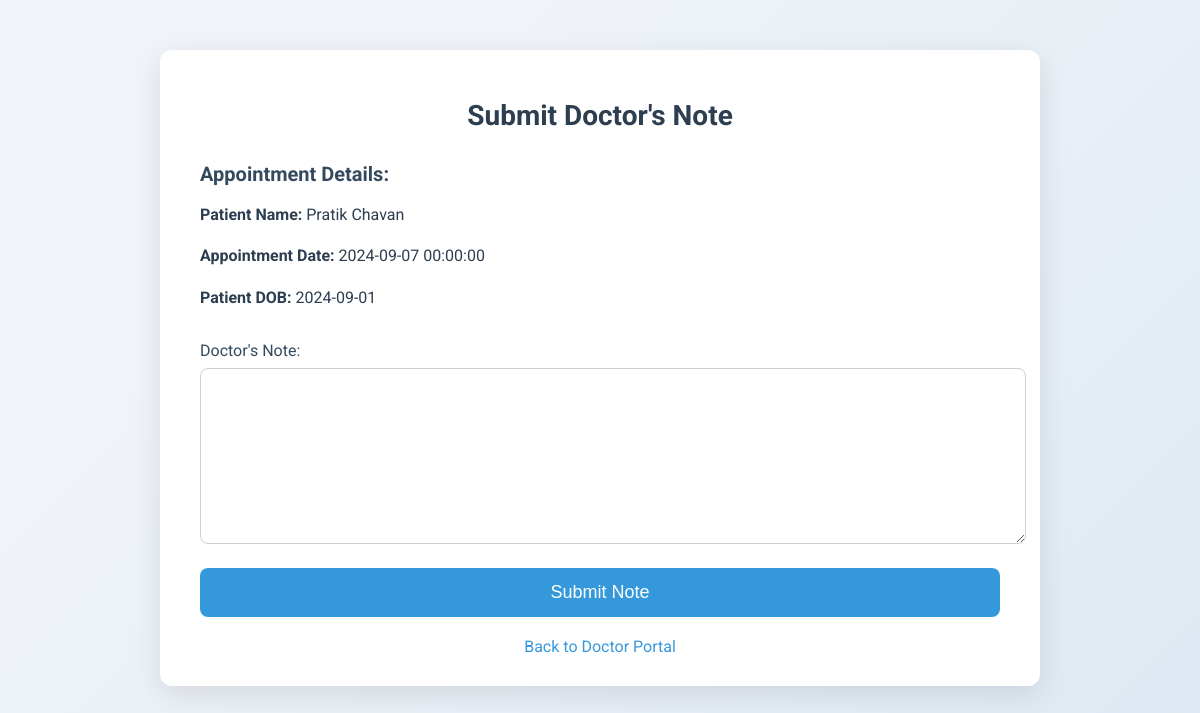
Page /submit_doctor_note.php?appointment_id=1 (signed in) on the committed database.
### tables this page shows
CREATE TABLE `appointments` (
  `id` int NOT NULL,
  `patient_id` int NOT NULL,
  `doctor_id` int NOT NULL,
  `appointment_date` datetime NOT NULL,
  `status` varchar(50) NOT NULL DEFAULT 'Pending',
  `created_at` timestamp NULL DEFAULT CURRENT_TIMESTAMP,
  `department` varchar(100) DEFAULT NULL,
  `doctor_note` text,
  `doctor_note_submitted` tinyint(1) DEFAULT '0',
  `prescription_submitted` tinyint(1) DEFAULT '0'
);

CREATE TABLE `patients` (
  `id` int NOT NULL,
  `user_id` int NOT NULL,
  `full_name` varchar(100) NOT NULL,
  `date_of_birth` date DEFAULT NULL,
  `created_at` timestamp NULL DEFAULT CURRENT_TIMESTAMP,
  `medical_history` text,
  `prescription` varchar(255) DEFAULT NULL,
  `phone` varchar(20) DEFAULT NULL,
  `city` varchar(20) DEFAULT NULL
);

### submit_doctor_note.php (the view, shortened to what this page needs)
<?php
include 'config.php';
$appointment_id = $_GET['appointment_id'] ?? null;
$stmt = $pdo->prepare("
    SELECT a.*, p.full_name AS patient_name, p.date_of_birth
    FROM appointments a
    JOIN patients p ON a.patient_id = p.id
    WHERE a.id = ? AND a.doctor_id = ?
");
$stmt->execute([$appointment_id, $_SESSION['user_id']]);
$appointment = $stmt->fetch();
?>
<!DOCTYPE html>
<html lang="en">
<head>
</head>
<body>
    <div class="container">
        <h1>Submit Doctor's Note</h1>
        <div class="appointment-details">
            <h3>Appointment Details:</h3>
            <p><strong>Patient Name:</strong> <?php echo htmlspecialchars($appointment['patient_name']); ?></p>
            <p><strong>Appointment Date:</strong> <?php echo htmlspecialchars($appointment['appointment_date']); ?></p>
            <p><strong>Patient DOB:</strong> <?php echo htmlspecialchars($appointment['date_of_birth']); ?></p>
        </div>
        <form method="POST" action="submit_doctor_note.php?appointment_id=<?php echo htmlspecialchars($appointment_id); ?>">
            <label for="doctor_note">Doctor's Note:</label>
            <textarea name="doctor_note" id="doctor_note" required></textarea>
            <button type="submit" name="submit_doctor_note">Submit Note</button>
        </form>
        <div class="back-link">
            <a href="doctor_portal.php">Back to Doctor Portal</a>
        </div>
    </div>
</body>
</html>

### submit_doctor_note.php (style rules this page uses)
body { font-family: 'Roboto', sans-serif; background-image: linear-gradient(135deg, #f0f4f8 25%, #dfe9f3 100%); margin: 0; padding: 0; overflow-x: hidden; }
.container { max-width: 800px; margin: 50px auto; padding: 30px 40px; background-color: #ffffff; border-radius: 12px; box-shadow: 0 8px 30px rgba(0, 0, 0, 0.1); animation: fadeIn 0.8s ease; }
h1 { color: #2c3e50; margin-bottom: 30px; text-align: center; font-size: 28px; animation: slideDown 0.8s ease; }
.appointment-details { margin-bottom: 30px; }
.appointment-details h3 { color: #34495e; font-size: 20px; margin-bottom: 15px; }
.appointment-details p { font-size: 16px; color: #2c3e50; line-height: 1.6; margin-bottom: 10px; }
form label { display: block; margin-bottom: 8px; font-size: 16px; color: #34495e; }
form textarea { width: 100%; height: 150px; padding: 12px; margin-bottom: 20px; border-radius: 8px; border: 1px solid #ccd1d9; font-size: 16px; outline: none; resize: vertical; transition: border-color 0.3s; }
form button { padding: 14px; background-color: #3498db; color: #fff; border: none; border-radius: 8px; font-size: 18px; cursor: pointer; transition: background-color 0.3s, transform 0.1s; width: 100%; }
.back-link { text-align: center; margin-top: 20px; }
.back-link a { color: #3498db; text-decoration: none; font-size: 16px; transition: color 0.3s; }

### rows in the picture
appointments: patient.full_name "Pratik Chavan", appointment_date "2024-09-07 00:00:00", patient.date_of_birth "2024-09-01"
